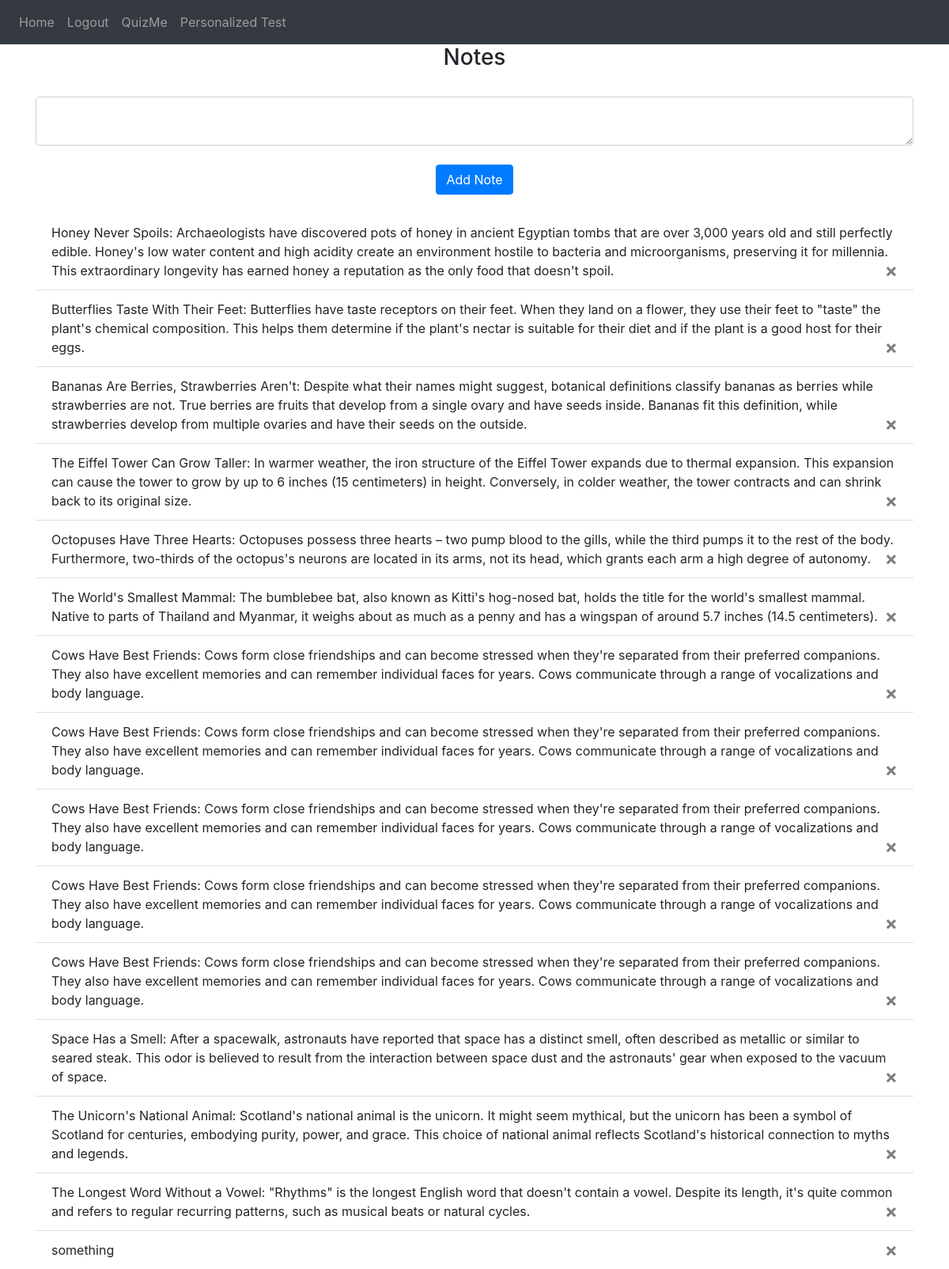
Page / (signed in) on the earlier database version.
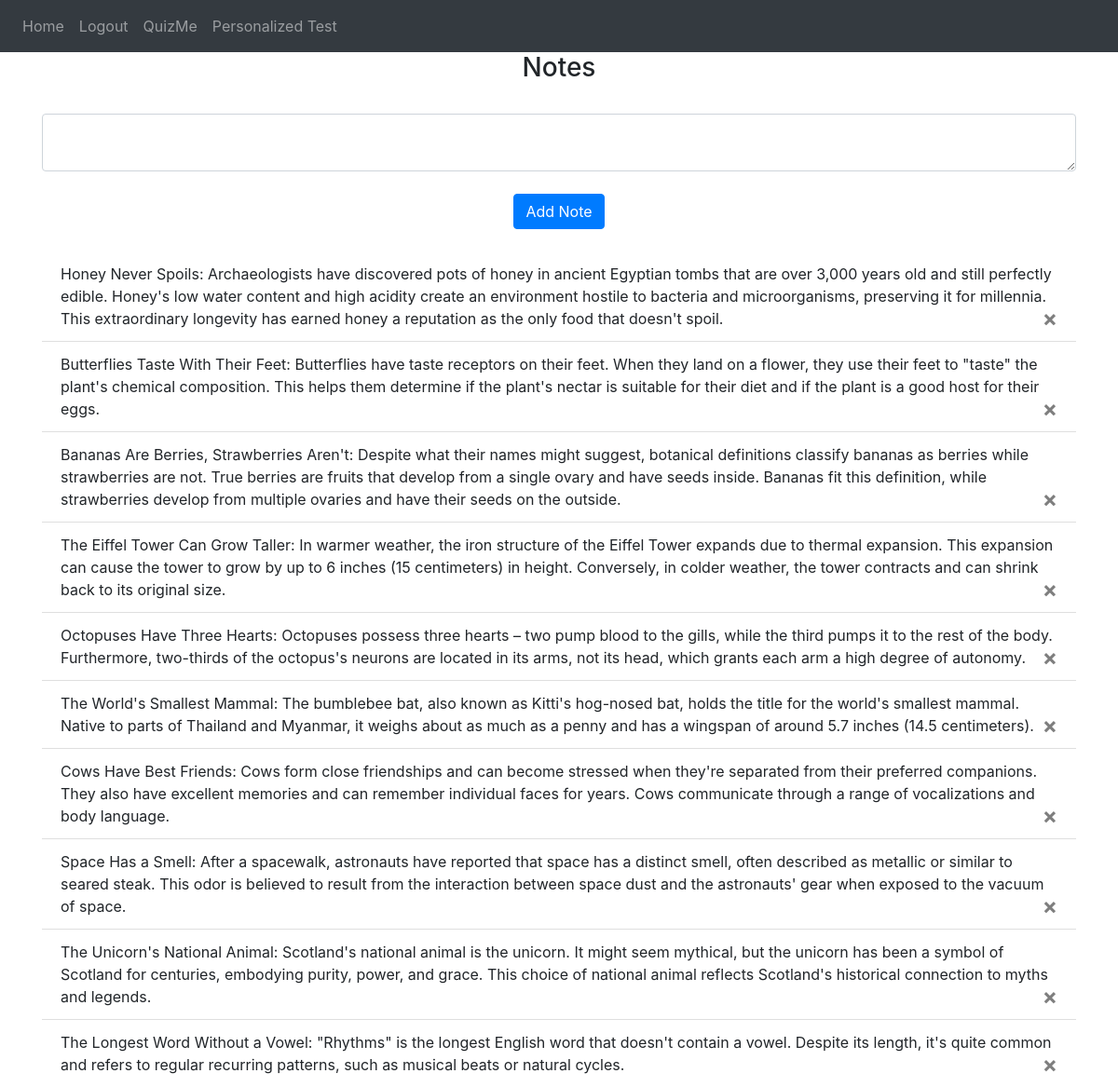
Same page on the later database version.
### website/models.py (models this page shows)
class Note(db.Model):
    id = db.Column(db.Integer, primary_key=True)
    data = db.Column(db.String(100000))
    date = db.Column(db.DateTime(timezone=True), default=func.now())
    user_id = db.Column(db.Integer, db.ForeignKey('user.id'))

### website/views.py (the view, shortened to what this page needs)
@views.route('/', methods=['GET', 'POST'])
@login_required
def home():
    return render_template("home.html", user=current_user)

### website/__init__.py (called while the page is built)
def create_app():
    app = Flask(__name__)
    app.config['SECRET_KEY'] = 'alemonk'
    app.config['SQLALCHEMY_DATABASE_URI'] = f'sqlite:///{DB_NAME}'
    db.init_app(app)
    from .views import views
    from .auth import auth
    from .questions import questions
    app.register_blueprint(views, url_prefix='/')
    app.register_blueprint(auth, url_prefix='/')
    app.register_blueprint(questions, url_prefix='/')
    from .models import User, Note
    with app.app_context():
        db.create_all()
    login_manager = LoginManager()
    login_manager.login_view = 'auth.login'
    login_manager.init_app(app)
    @login_manager.user_loader
    def load_user(id):
        return User.query.get(int(id))
    return app

### website/templates/home.html (shortened to what this page needs)
{% extends "base.html" %}
{% block content %}
<h3 align="center">Notes</h3>
<br />
<form method="POST">
    <textarea name="note" id="note" class="form-control"
    ></textarea>
    <br />
    <div align="center">
        <button type="submit" class="btn btn-primary">
        Add Note
        </button>
    </div>
</form>
<br />
<ul class="list-group list-group-flush" id="notes">
    {% for note in user.notes %}
    <li class="list-group-item">
        {{ note.data }}
        <button type="button" class="close" onclick="deleteNote({{ note.id }})">
            <span aria-hidden="true">&times;</span>
        </button>
    </li>
    {% endfor %}
</ul>
{% endblock %}

### website/templates/base.html (shortened to what this page needs)
<!DOCTYPE html>
<html lang="en">
    <head>
        <link
            rel="stylesheet"
            href="https://stackpath.bootstrapcdn.com/bootstrap/4.4.1/css/bootstrap.min.css"
        />
        <link
            rel="stylesheet"
            href="https://stackpath.bootstrapcdn.com/font-awesome/4.7.0/css/font-awesome.min.css"
        />
    </head>
    <body>
        <nav class="navbar navbar-expand-lg navbar-dark bg-dark">
            <div class="collapse navbar-collapse" id="navbar">
                <div class="navbar-nav">
                    {% if user.is_authenticated %}
                    <a class="nav-item nav-link" id="home" href="/">Home</a>
                    <a class="nav-item nav-link" id="logout" href="/logout">Logout</a>
                    <a class="nav-item nav-link" id="quiz_me" href="/quiz_me">QuizMe</a>
                    <a class="nav-item nav-link" id="personalized_test" href="/personalized_test">Personalized Test</a>
                    {% else %}
                    <a class="nav-item nav-link" id="login" href="/login">Login</a>
                    <a class="nav-item nav-link" id="signUp" href="/sign-up">Sign Up</a>
                    {% endif %}
                </div>
            </div>
        </nav>
        <div class="container">{% block content %} {% endblock %}</div>
    </body>
</html>

Differences in the rows shown:
removed Note: data "Cows Have Best Friends: Cows form close friendships and can become stressed when they're separated from their preferred companions. They also have excellent memories and can remember individual faces for years. Cows communicate through a range of vocalizations and body language."
removed Note: data "Cows Have Best Friends: Cows form close friendships and can become stressed when they're separated from their preferred companions. They also have excellent memories and can remember individual faces for years. Cows communicate through a range of vocalizations and body language."
removed Note: data "Cows Have Best Friends: Cows form close friendships and can become stressed when they're separated from their preferred companions. They also have excellent memories and can remember individual faces for years. Cows communicate through a range of vocalizations and body language."
removed Note: data "Cows Have Best Friends: Cows form close friendships and can become stressed when they're separated from their preferred companions. They also have excellent memories and can remember individual faces for years. Cows communicate through a range of vocalizations and body language."
removed Note: data "something"
